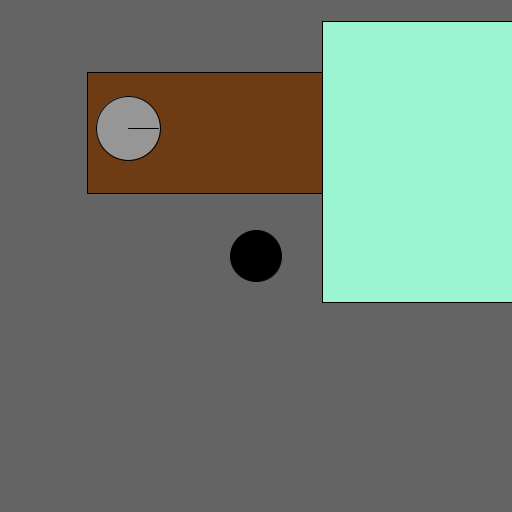
Frame 1 (no input)
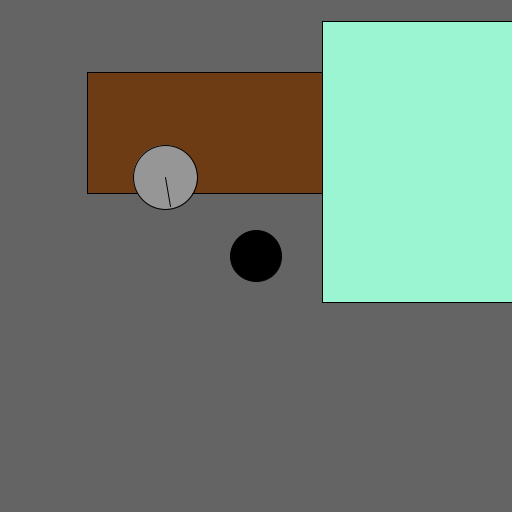
Frame 60 (the mouse pressed at the canvas centre just before this capture)
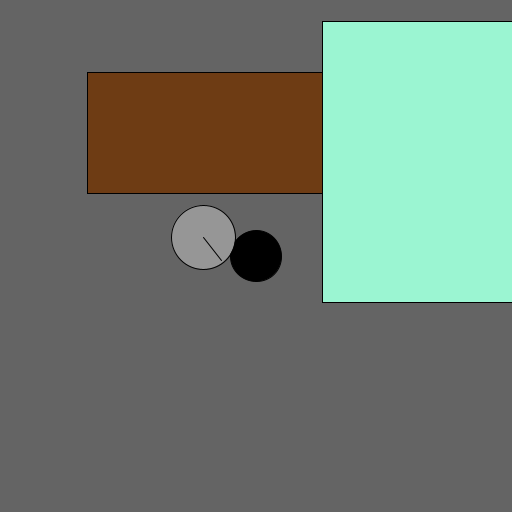
Frame 120 (the mouse held since frame 60 and released just before this capture)

The Processing sketch that drew these frames (run headless with seeded random() and noise(); from frame 60 on, the mouse is pressed at the canvas centre):

// Processing sketch: StateMachineCode
// ── StateMachineCode.pde

final int cleanState = 1;
final int fullDirty = 2;
final int halfDirty = 3;

int robotState; 

int mudPuddleX;
int mudPuddleY;
int mudPuddleWidth;
int mudPuddleHeight;

int soapyPuddleX;
int soapyPuddleY;
int soapyPuddleWidth;
int soapyPuddleHeight;

int beaconX;
int beaconY;
int beaconSize;

final int robotNumber1 = 1;
int roboX1;
int roboY1;
int roboSize1;
int robotStopTime1;
float roboDirection1;
int robotSpeed;

void setup() 
{
    size(512, 512);
    robotState = cleanState;
    
    mudPuddleX = int(random(0, width));;
    mudPuddleY = int(random(0, height));
    mudPuddleWidth = int(random(0, width));
    mudPuddleHeight = int(random(0, height));
    
    soapyPuddleX = int(random(0, width));;
    soapyPuddleY = int(random(0, height));
    soapyPuddleWidth = int(random(0, width));
    soapyPuddleHeight = int(random(0, height));

    beaconX = width/2; 
    beaconY = height/2;
    beaconSize = width/10;
    circle(beaconX, beaconY, beaconSize); 

    roboX1 = width * 1/4; 
    roboY1 = height * 1/4; 
    roboSize1 = width/8; 
    roboDirection1 = 0;
    robotStopTime1 = 0;  
    drawRobo(roboX1, roboY1, roboSize1, roboDirection1);

    robotSpeed = 4;

}

void draw()
{
    background(100,0);
    drawMudPuddle();
    drawCleanPuddle();
    drawBeacon();
    drawRobo(roboX1, roboY1, roboSize1, roboDirection1);
    moveRobo1();
    updateRobotState();
}

void updateRobotState()
{
    if (robotState == cleanState)
    {
        robotSpeed = 4; 

         if (roboX1 <= soapyPuddleX + soapyPuddleWidth/2 && roboX1 >= soapyPuddleX - soapyPuddleWidth/2)
        {
            if (roboY1 <= soapyPuddleY + soapyPuddleHeight/2 && roboY1 >= soapyPuddleY - soapyPuddleHeight/2)
            {
            robotState = cleanState;
            }
        }
           else if (roboX1 <= mudPuddleX + mudPuddleWidth/2 && roboX1 >= mudPuddleX - mudPuddleWidth/2)
        {
            if (roboY1 <= mudPuddleY + mudPuddleHeight/2 && roboY1 >= mudPuddleY - mudPuddleHeight/2)
            {
            robotState = fullDirty;
            }
        }
    }
    else if (robotState == fullDirty)
    {
        robotSpeed = 2;

        if (roboX1 <= soapyPuddleX + soapyPuddleWidth/2 && roboX1 >= soapyPuddleX - soapyPuddleWidth/2)
        {
            if (roboY1 <= soapyPuddleY + soapyPuddleHeight/2 && roboY1 >= soapyPuddleY - soapyPuddleHeight/2)
            {
            robotState = cleanState;
            }
        }
    }
    else if (robotState ==  halfDirty)
    {
        robotSpeed = 3;
          if (roboX1 <= soapyPuddleX + soapyPuddleWidth/2 && roboX1 >= soapyPuddleX - soapyPuddleWidth/2)
        {
            if (roboY1 <= soapyPuddleY + soapyPuddleHeight/2 && roboY1 >= soapyPuddleY - soapyPuddleHeight/2)
            {
            robotState = cleanState;
            }
        }
           else if (roboX1 <= mudPuddleX + mudPuddleWidth/2 && roboX1 >= mudPuddleX - mudPuddleWidth/2)
        {
            if (roboY1 <= mudPuddleY + mudPuddleHeight/2 && roboY1 >= mudPuddleY - mudPuddleHeight/2)
            {
            robotState = fullDirty;
            }
        }
    }
}

void mouseClicked()
{
    if (mouseX <= (roboX1 + roboSize1/2) && mouseX >= (roboX1 - roboSize1/2) ) 
    {
        if (mouseY <= (roboY1 + roboSize1/2) && mouseY >= (roboX1 - roboSize1/2) ) 
        {
            clickClean();
        }
    }
}

void clickClean()
{
    if (robotState == fullDirty)
    {
        robotState = halfDirty;
    }
    else if (robotState == halfDirty)
    {
        robotState = cleanState;   
    }
}

void drawMudPuddle()
{   
    fill(110, 60, 20);
    rectMode(CENTER);
    rect(mudPuddleX, mudPuddleY, mudPuddleWidth, mudPuddleHeight);
}

void drawCleanPuddle()
{
    fill(155, 245, 210);
    rectMode(CENTER);
    rect(soapyPuddleX, soapyPuddleY, soapyPuddleWidth, soapyPuddleHeight);  
}

void drawRobo(int robotX, int robotY, int robotSize, float roboDirection)
{
    fill(150);
    circle(robotX, robotY, robotSize);
    line(robotX, robotY, robotX + (30 * cos(roboDirection)) , robotY + (30 * sin(roboDirection)));
}

void moveRobo1()
{
    int nextX = roboX1 + int(robotSpeed * cos(roboDirection1));
    int nextY = roboY1 + int(robotSpeed * sin(roboDirection1));

    int crossProduct = crossProduct(nextX, nextY, roboX1, roboY1);
    
    if (dist(nextX, nextY, beaconX, beaconY) > (width/10))
    {
        roboX1 = nextX;
        roboY1 = nextY;
    }
    else 
    {
        robotStopTime1 = 180;
    }

    roboDirection1 = angleRandomizer(crossProduct,  roboDirection1);
}

int crossProduct( int nextX,  int nextY, int robotX, int robotY )
{
 return (nextX - robotX)*(beaconY - robotY) - (nextY - robotY)*(beaconX - robotX);
}

float angleRandomizer(int crossProduct, float roboDirection)
{
        if (random(1) < 0.05)
    {
        final int angleToTurn = 30;
        if (crossProduct < 0)
        {
        roboDirection -= radians(angleToTurn 
                            + random(angleToTurn/6.0f) 
                            - angleToTurn/8.0f);
        }
        else
        {
        roboDirection += radians(angleToTurn 
                            + random(angleToTurn/6.0f) 
                            - angleToTurn/8.0f);
        }
    }
    return roboDirection;
}

void mouseDragged()
{
    if (mouseX <= (beaconX + beaconSize) && mouseX >= (beaconX - beaconSize))
    {
        if (mouseY <= (beaconY + beaconSize) && mouseY >= (beaconY - beaconSize)) 
        {
            beaconX = mouseX; 
            beaconY = mouseY; 
        }
    }
    else
    {
        // do nothing
    }
}

void drawBeacon()
{
    fill(0);
    circle(beaconX, beaconY, beaconSize);
}
